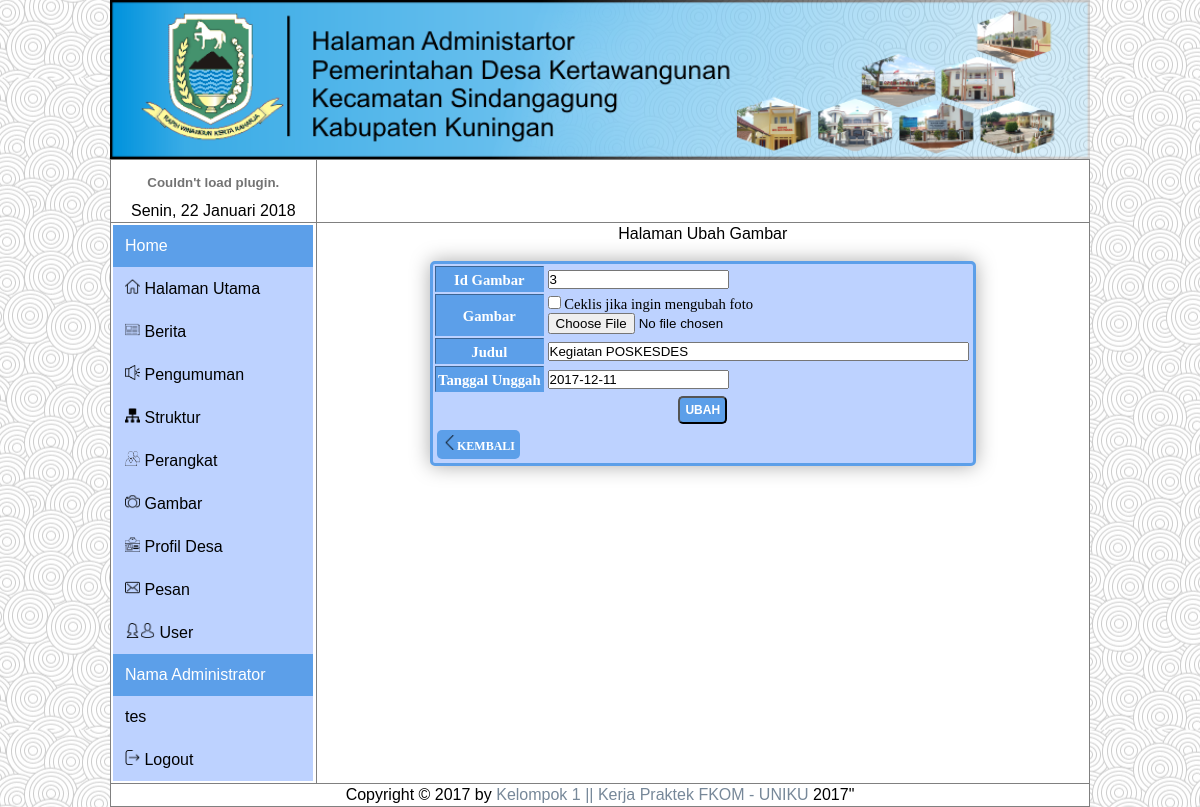
/administrator/admin.php?n=ubah_gambar&id_gambar=3 (signed in), run on the app's committed database.
### tables this page shows
CREATE TABLE `gambar` (
  `id_gambar` int(5) NOT NULL,
  `gambar` text NOT NULL,
  `judul` varchar(50) NOT NULL,
  `tanggal_unggah` date NOT NULL
);

### administrator/gambar/ubah_gambar.php (the view, shortened to what this page needs)
<?php
if(empty($_SESSION['sesi'])){
	echo"<meta http-equiv='refresh' content='0; url=login.php'>";
} else{
	?>
  <!DOCTYPE html>
  <html>
    <head>
    </head>
    <body>
      Halaman Ubah Gambar
      <br>
      <br>
      <?php
      extract($_GET);
      $query = "SELECT * FROM gambar WHERE id_gambar = '$id_gambar'";
      $sql = mysql_query($query);
      $data = mysql_fetch_array($sql);
      ?>
      <form method="post" action="admin.php?n=pubah_gambar" enctype="multipart/form-data">
      <table border="1" id="theTable">
        <tr>
          <th>Id Gambar</th>
          <td align="left">
            <input type="text" name="id_gambar" maxlength="5"  value="<?php echo $data['id_gambar']?>" readonly/>
          </td>
        </tr>
        <tr>
          <th>Gambar</th>
          <td align="left">
            <input type="checkbox" name="ubah_foto" value="true"> Ceklis jika ingin mengubah foto<br>
            <input type="file" name="gambar" />
          </td>
        </tr>
        <tr>
          <th>Judul</th>
          <td align="left">
            <input type="text" name="judul" size="50" value="<?php echo $data['judul']?>"/>
          </td>
        </tr>
        <tr>
          <th>Tanggal Unggah</th>
          <td align="left">
            <input type="text" name="tanggal_unggah" id="datepicker" value="<?php echo $data['tanggal_unggah']?>"/>
          </td>
        </tr>
          <td colspan="2">
            <input type="submit" name="simpan_gambar" value="Ubah" id="button2" />
          </td>
        </tr>
        <tr>
          <td colspan="2" align="left">
            <a href="admin.php?n=gambar" id="button2">
              <img src='../asset/icon/back.png' width='15px' height='15px'>Kembali</a>
            </td>
        </tr>
      </table>
    </body>
  </html>
  <?php
}
?>

### asset/style.css (style rules this page uses)
body { color: #666666; background-color: #F5F5F5 ; background-image: url(images/background.jpg); background-position: center; font-family: arial; line-height: 1.4em; margin: 0px; }
a { color: #778899 ; text-decoration: none; }
* { margin: 0; padding: 0; }
img { max-width: 100%; }
#button2 { background-color: #5c9fe9; border-radius: 5px 5px 5px 5px; color: #fff; display: inline-block; font-size: 12px; font-weight: bold; padding: 5px 5px; text-decoration: none; text-transform: uppercase; margin-bottom:0; }
#theTable { background:#BDD2FF; font-size:10px; width:auto; text-align:center; border:3px solid #5c9fe9; -moz-border-radius: 5px 5px 5px 5px; -webkit-border-radius: 5px 5px 5px 5px; border-radius: 5px 5px 5px 5px; -moz-box-shadow:0px 0px 20px #aaa; -webkit-box-shadow:0px 0px 20px #aaa; box-shadow:0px 0px 20spx #aaa; }
#theTable th,td { color: #000; padding-left : 2px; padding-right : 2px; padding-top : 2px; padding-bottom : 2px; }
#theTable th { background-color:#5c9fe9; color:#FFF; text-align:center; font: 11pt calibri; font-weight:bold; height:20px; padding-top:5px; }
#theTable td { border:0px solid #5c9fe9; font:normal 11pt calibri; }
#tabel2 th,td { color: #000; padding-left : 2px; padding-right : 2px; padding-top : 2px; padding-bottom : 2px; }

### data on the page
gambar: id_gambar "3", judul "Kegiatan POSKESDES", tanggal_unggah "2017-12-11"

### other printed values
$_SESSION['sesi'] "tes"
